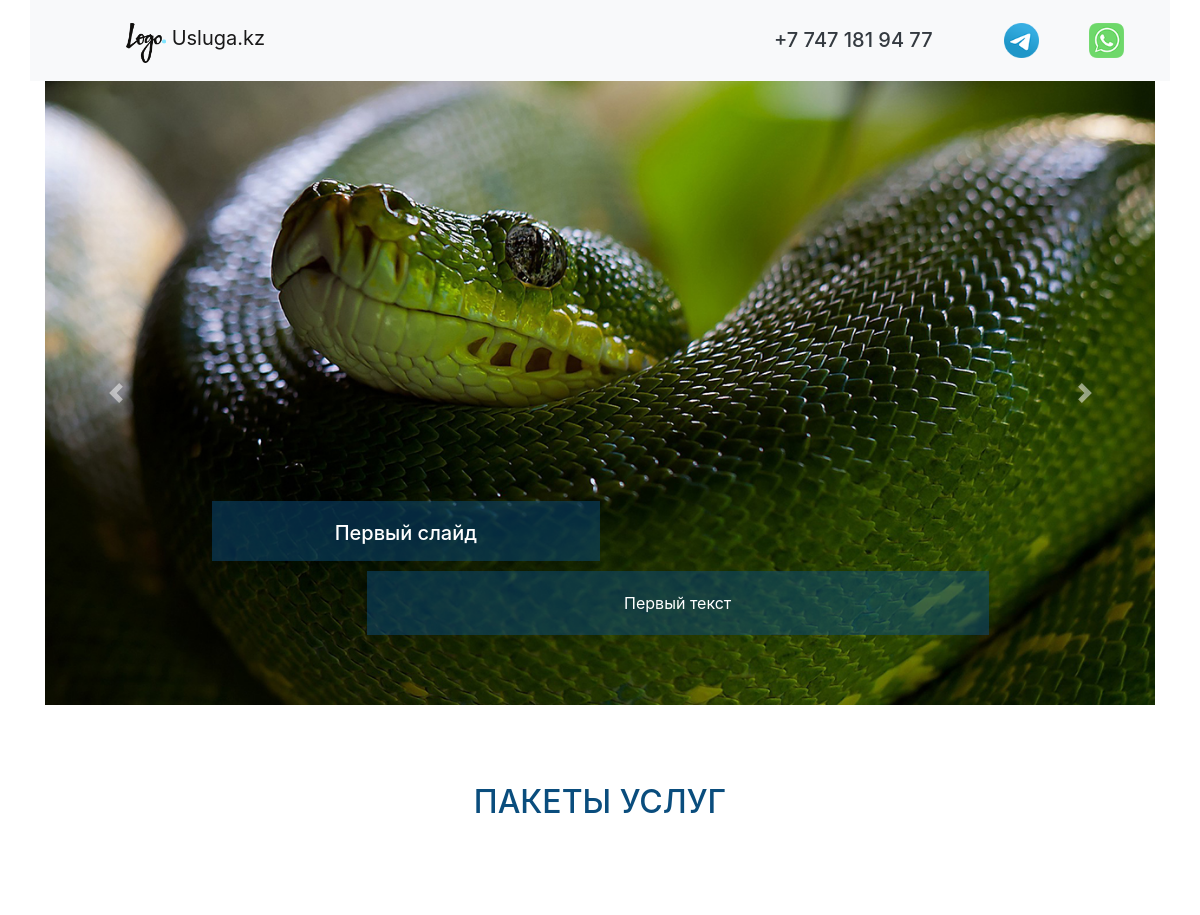
Before: / (upper part) with the older database file.
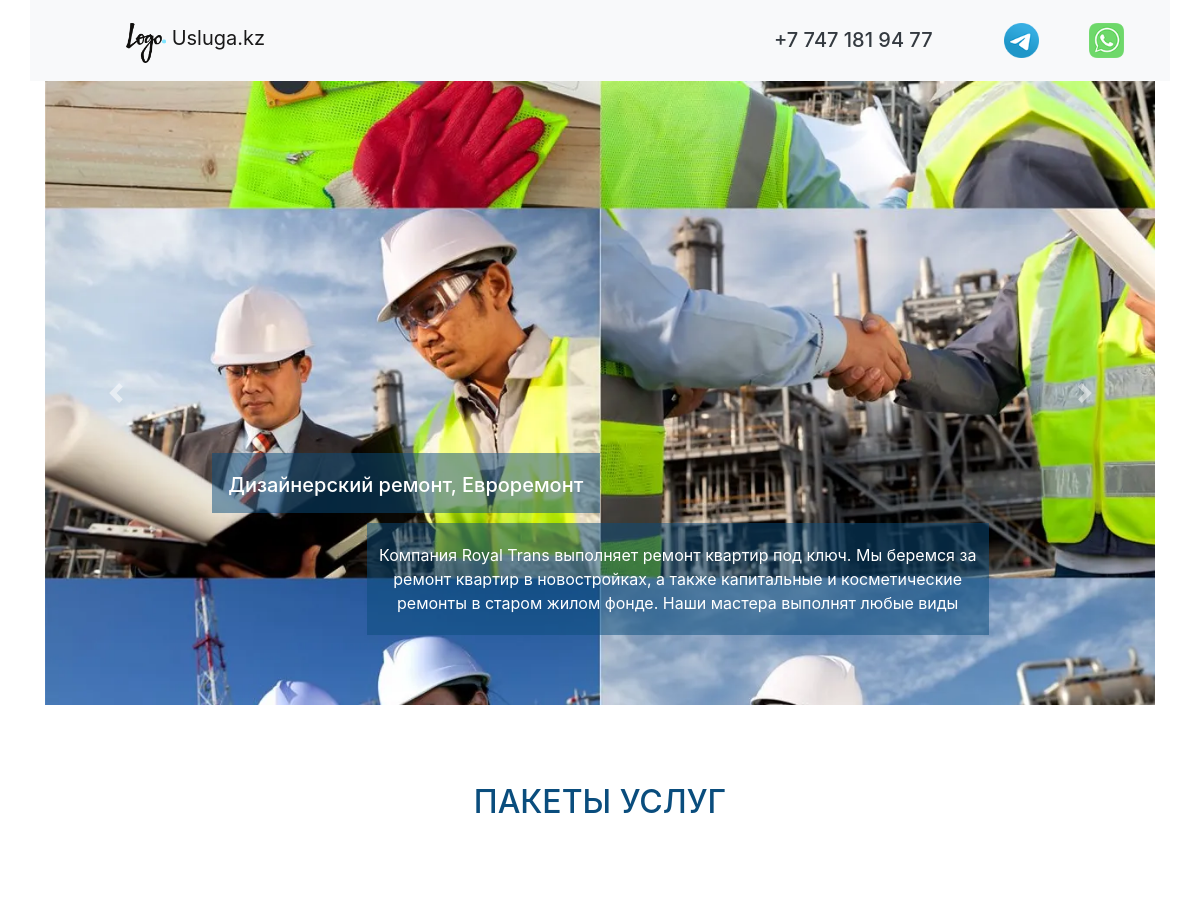
After: the same page with the newer database file.
### cms/models.py (models this page shows, shortened)
class CmsSlider(models.Model):
    cms_img = models.ImageField(upload_to='slider/img')
    cms_title = models.CharField(max_length=200, verbose_name='Заголовок')
    cms_text = models.CharField(max_length=200, verbose_name='Текст')
    cms_css = models.CharField(max_length=200, null=True, default='-', verbose_name='CSS класс')
    class Meta:
        verbose_name = 'Слайд'
        verbose_name_plural = 'Слайды'

### crm/views.py (the view)
# urls.py: path('', first_page, name='index'),
def first_page(request):
    slider_list = CmsSlider.objects.all()
    pc_1 = PriceCard.objects.get(pk=1)
    pc_2 = PriceCard.objects.get(pk=2)
    pc_3 = PriceCard.objects.get(pk=3)
    price_table = PriceTable.objects.all()
    form = OrderForm()
    context = {
        'slider_list': slider_list,
        'pc_1': pc_1,
        'pc_2': pc_2,
        'pc_3': pc_3,
        'price_table': price_table,
        'form': form,
        'title': 'lending page'
    }
    return render(request, 'index.html', context)

### price/models.py (called while the page is built)
    def __str__(self):
        return self.pc_value

### templates/index.html (shortened to what this page needs)
{% extends 'base.html' %}
{% load static %}
{% block index %}
  	{% include 'carusel.html' %}
	{% include 'price.html' %}
{% endblock %}

### templates/base.html (shortened to what this page needs)
{% load static %}
<!doctype html>
<html lang="ru">
<head>
  <link href="{% static 'external.css' %}" rel="stylesheet">
  <link rel="stylesheet" href="https://cdn.jsdelivr.net/npm/bootstrap@4.5.3/dist/css/bootstrap.min.css">
</head>
<body>
<nav class="navbar navbar-light bg-light container">
  <a class="navbar-brand logo-top" href="{% url 'index' %}">
    <img src="{% static 'img/Logo.png' %}" width="40" height="40" class="d-inline-block align-top" alt="" loading="lazy">
    Usluga.kz
  </a>
  <div class="contact-top">
    <a class="whatsapp-number" href="https://web.whatsapp.com/"></a>
    <a class="telegram-number" href="https://t.me/"></a>
    <a class="phone-number text-dark" href="tel:+7 747 181 94 77">
      <h5>+7 747 181 94 77</h5></a>
  </div>
</nav>
{% block index %} {% endblock %}
</body>
</html>

### templates/carusel.html (shortened to what this page needs)
{% load static %}
<section>
    <div id="carouselExampleCaptions" class="carousel slide container" data-ride="carousel">
        <div class="carousel-inner">
            {% for slide in slider_list %}
            <div class="carousel-item {{ slide.cms_css }}">
                <img src="{{ slide.cms_img.url }}" class="d-block w-100"  alt="...">
                <div class="carousel-caption d-none d-md-block">
                    <h5 class="slaider_h">{{ slide.cms_title }}</h5>
                    <p class="slaider_p">{{ slide.cms_text }}</p>
                </div>
            </div>
            {% endfor %}
        </div>
        <a class="carousel-control-prev" href="#carouselExampleCaptions" role="button" data-slide="prev">
            <span class="carousel-control-prev-icon" aria-hidden="true"></span>
        </a>
        <a class="carousel-control-next" href="#carouselExampleCaptions" role="button" data-slide="next">
            <span class="carousel-control-next-icon" aria-hidden="true"></span>
        </a>
    </div>
</section>

### templates/price.html (shortened to what this page needs)
<section>
    <div class="container">
        <h1 class="text-3">ПАКЕТЫ УСЛУГ</h1>
        <div class="row justify-content-center">
        </div>
    </div>
</section>

### website/static/external.css (style rules this page uses)
.logo-top { width: 100px; height: 40px; float: left; margin: 0px 0px 5px 80px; }
.phone-number { width: 200px; height: 40px; float: right; margin: 20px 10px 5px 20px; }
.whatsapp-number { width: 35px; height: 35px; float: right; margin: 15px 30px 5px 20px; background: url(./img/wa-image-color.png) no-repeat center top / cover; transition: 0.5s ease-in-out; }
.telegram-number { width: 35px; height: 35px; float: right; margin: 15px 30px 5px 20px; background: url(./img/tg-image-color.png) no-repeat center top / cover; transition: 0.5s ease-in-out; }
.slaider_h { height: 60px; width: 50%; margin: 30px 0px 10px 0px; padding-top: 20px; background-color: rgba(10, 77, 125, 0.5); text-align: center; }
.slaider_p { height: 100%; width: 80%; float: right; margin: 0px 0px 30px 0px; padding-top: 20px; padding-bottom: 20px; background-color: rgba(10, 77, 125, 0.5); text-align: center; }
.text-3 { color: rgb(10, 77, 125); font-size: 2em; text-align: center; padding-top: 7%; padding-bottom: 7%; }

Changed rows visible on the page:
changed CmsSlider: cms_img: a different picture; cms_title "Первый слайд" → "Дизайнерский ремонт, Евроремонт"; cms_text "Первый текст" → "Компания Royal Trans выполняет ремонт квартир под ключ. Мы беремся за ремонт квартир в новостройках, а также капитальные и косметические ремонты в старом жилом фонде. Наши мастера выполнят любые виды"
